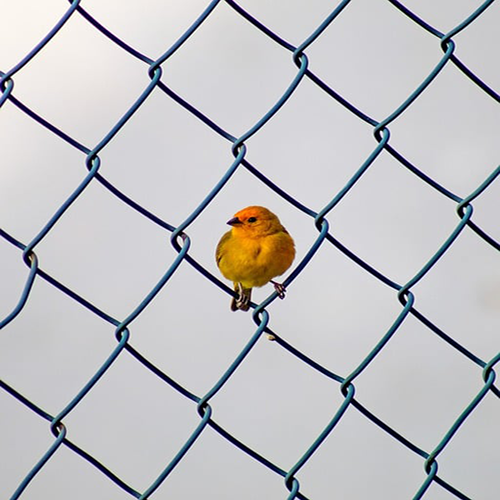
#> input picture Lab/Lab_2/sample.png, 500 x 500 px
$ python 7.py
#> lines starting #> are read from the running program, lines starting #| are printed output that depends on the picture
import numpy as np
import cv2 as cv
import time as sec

def resize(image):
    x=int(image.shape[0]/4)
    y=int(image.shape[1]/4)
    one=np.ones((x,y),np.uint8)
    for i in range(0,image.shape[0],4):
        for j in range(0,image.shape[1],4):
            one[int(i/4)][int(j/4)]=int(image[i][j])
    return one

def increase(image):
    x=int(image.shape[0]*4)
    y=int(image.shape[1]*4)
    one=np.ones((x,y),np.uint8)
    for i in range(image.shape[0]):
        for j in range(image.shape[1]):
            one[4*i:4*(i+1), 4*j:4*(j+1)] = image[i, j]

    return one

image=cv.imread('sample.png',0)
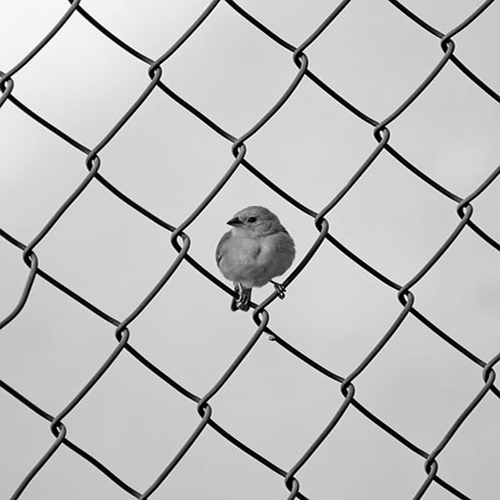
#> image: shape (500, 500); min 0, max 255, mean 190.2
cv.imshow('Original',image)
image2=resize(image)
#> after the loop in resize, `for i in range(0,image.shape[0],4):`:
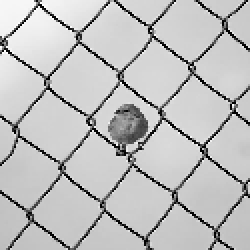
#> one: shape (125, 125) (shown 2 times larger); min 0, max 255, mean 190.3
cv.imshow('Small Size',image2)
image3=increase(image2)
#> after the loop in increase, `for i in range(image.shape[0]):`:
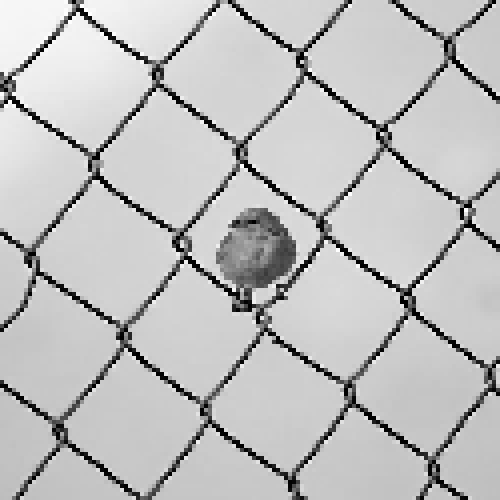
#> one: shape (500, 500); min 0, max 255, mean 190.3
cv.imshow('Large Size',image3)
cv.waitKey()
